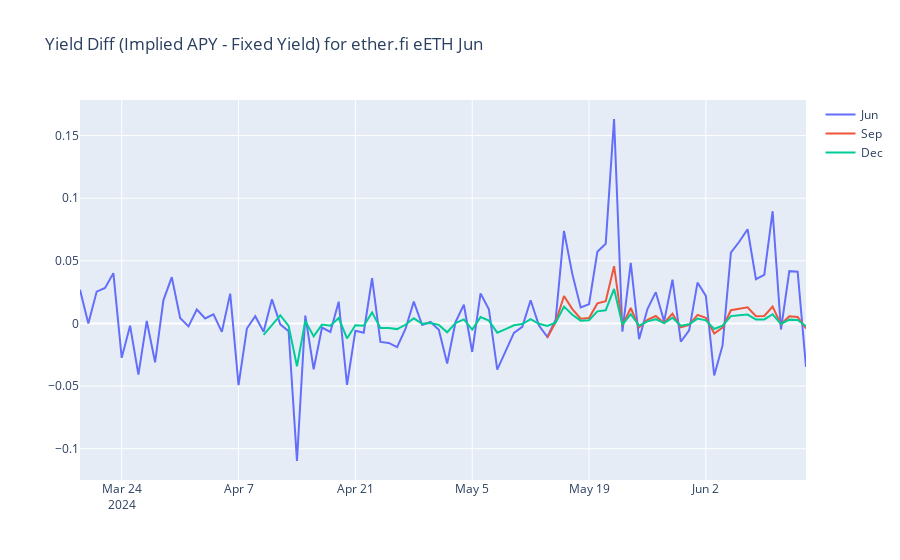

Notebook cell for this chart:
### Code cell
fig = go.Figure()

fig.add_trace(go.Scatter(x=etherfi_eETH_jun_df.index, y=etherfi_eETH_jun_df['yield_diff'], mode='lines', name='Jun'))
fig.add_trace(go.Scatter(x=etherfi_eETH_sep_df.index, y=etherfi_eETH_sep_df['yield_diff'], mode='lines', name='Sep'))
fig.add_trace(go.Scatter(x=etherfi_eETH_dec_df.index, y=etherfi_eETH_dec_df['yield_diff'], mode='lines', name='Dec'))

fig.update_layout(title='Yield Diff (Implied APY - Fixed Yield) for ether.fi eETH Jun')

fig.show()
